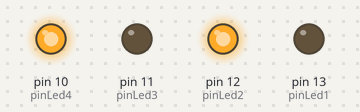
The sketch below on a simulated Arduino Uno, built with avr-gcc and run on an emulated ATmega328P. Parts: output pins drawn as LEDs (lit = HIGH).

Above: at 0.2 s.
At 1.7 s:
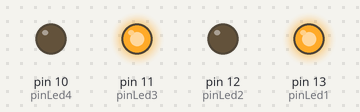
Timing chart, 0 to 3.0 s (numbered marks = the images above):
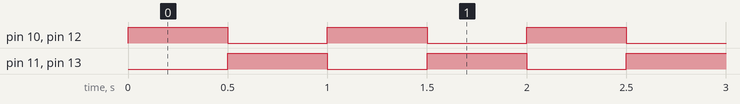

The sketch:

4._DefineMacrosAllLED.ino
```cpp
#define pinLed1 13
#define pinLed2 12
#define pinLed3 11
#define pinLed4 10

#define led1(x) digitalWrite(pinLed1, x? LOW:HIGH)
#define led2(x) digitalWrite(pinLed2, x? LOW:HIGH)
#define led3(x) digitalWrite(pinLed3, x? LOW:HIGH)
#define led4(x) digitalWrite(pinLed4, x? LOW:HIGH)

void setup()
{ pinMode(pinLed1,OUTPUT);
  pinMode(pinLed2,OUTPUT);
  pinMode(pinLed3,OUTPUT);
  pinMode(pinLed4,OUTPUT);
}

void loop()
{ led1(HIGH); led2(LOW);  led3(HIGH); led4(LOW);
  delay(500);
  led1(LOW);  led2(HIGH); led3(LOW);  led4(HIGH);
  delay(500);
}
```

Measured:
- by itself, pin 10 (pinLed4), pin 11 (pinLed3), pin 12 (pinLed2), pin 13 (pinLed1): alternates HIGH for 0.50 s and LOW for 0.50 s
